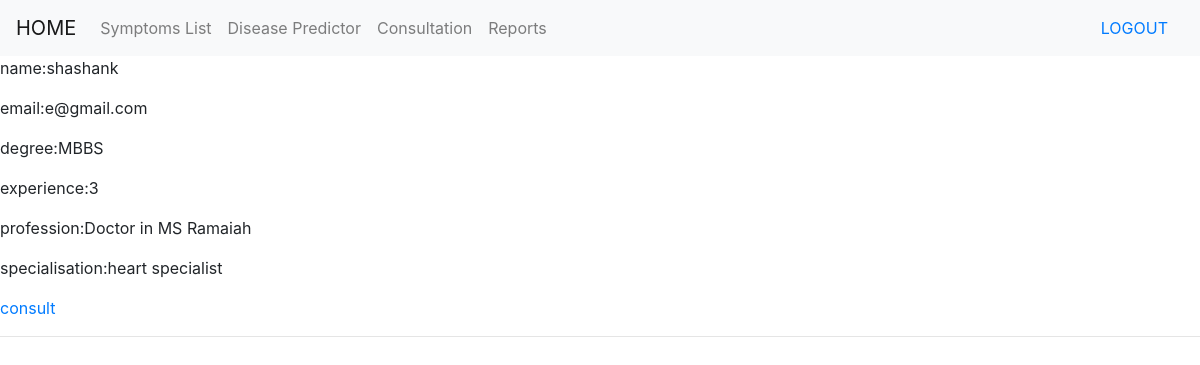
/users/consultationList, run on an earlier commit of the app's database.
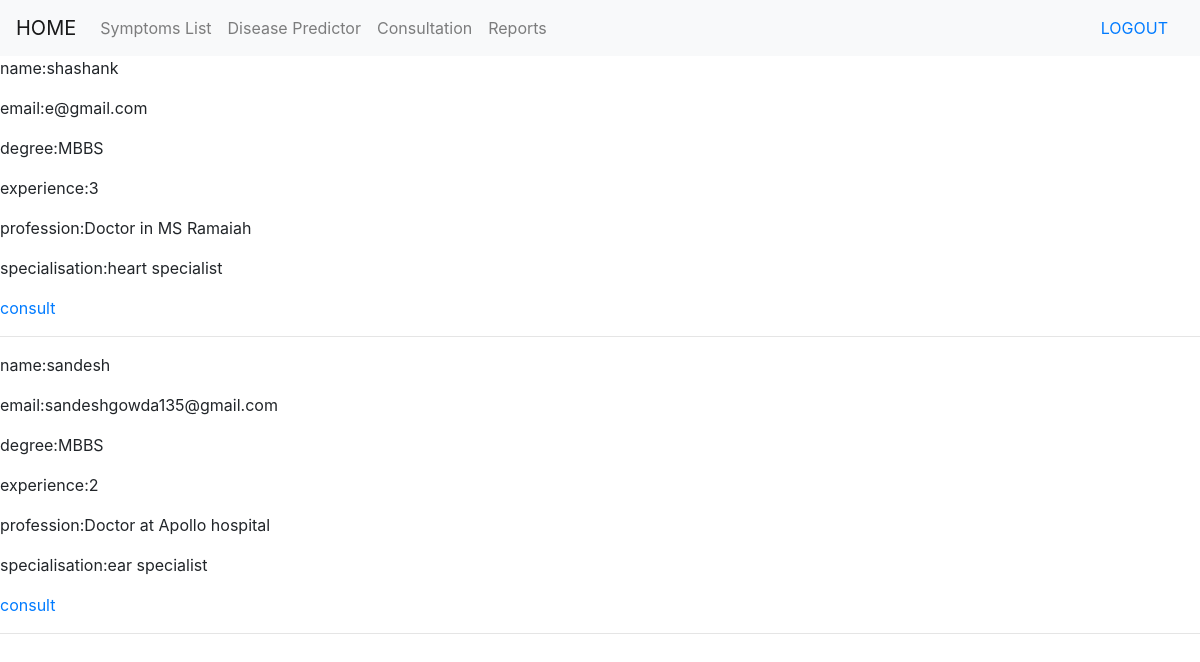
And on a later commit of the database.
### app.py (models this page shows, shortened)
class doctorDetail(Base):
    __tablename__='doctor'
    did=Column(Integer,autoincrement=True,primary_key=True)
    name=Column(String(10),nullable=False,unique=True)
    email=Column(String(20),nullable=False)
    phone=Column(Integer,nullable=False)
    address=Column(String(100),nullable=False)
    password=Column(String(20),nullable=False)
    degree=Column(String(20),nullable=False)
    exp=Column(Integer,nullable=False)
    currentstatus=Column(String(20),nullable=False)
    specialisation=Column(String(20),nullable=False)

### app.py (the view)
@app.route("/users/consultationList")
def consultationList():
    doctorList=dbsession.query(doctorDetail).all()
    return render_template("consultationList.html",doctorList=doctorList)

### templates/consultationList.html
{% extends "base.html" %}
{% block content %}
{% for eachDoctor in doctorList %}
<div>
     <p>name:{{eachDoctor.name}}</p>
     <p>email:{{eachDoctor.email}}</p>
     <p>degree:{{eachDoctor.degree}}</p>
     <p>experience:{{eachDoctor.exp}}</p>
     <p>profession:{{eachDoctor.currentstatus}}</p>
     <p>specialisation:{{eachDoctor.specialisation}}</p>
     <a href="{{url_for('consult',doctor=eachDoctor.name)}}">consult</a>
</div>
<hr>
{%endfor%}
{% endblock %}

What changed in the data, as far as the page shows it:
added doctorDetail: name "sandesh", email "sandeshgowda135@gmail.com", degree "MBBS", exp "2", currentstatus "Doctor at Apollo hospital", specialisation "ear specialist"
